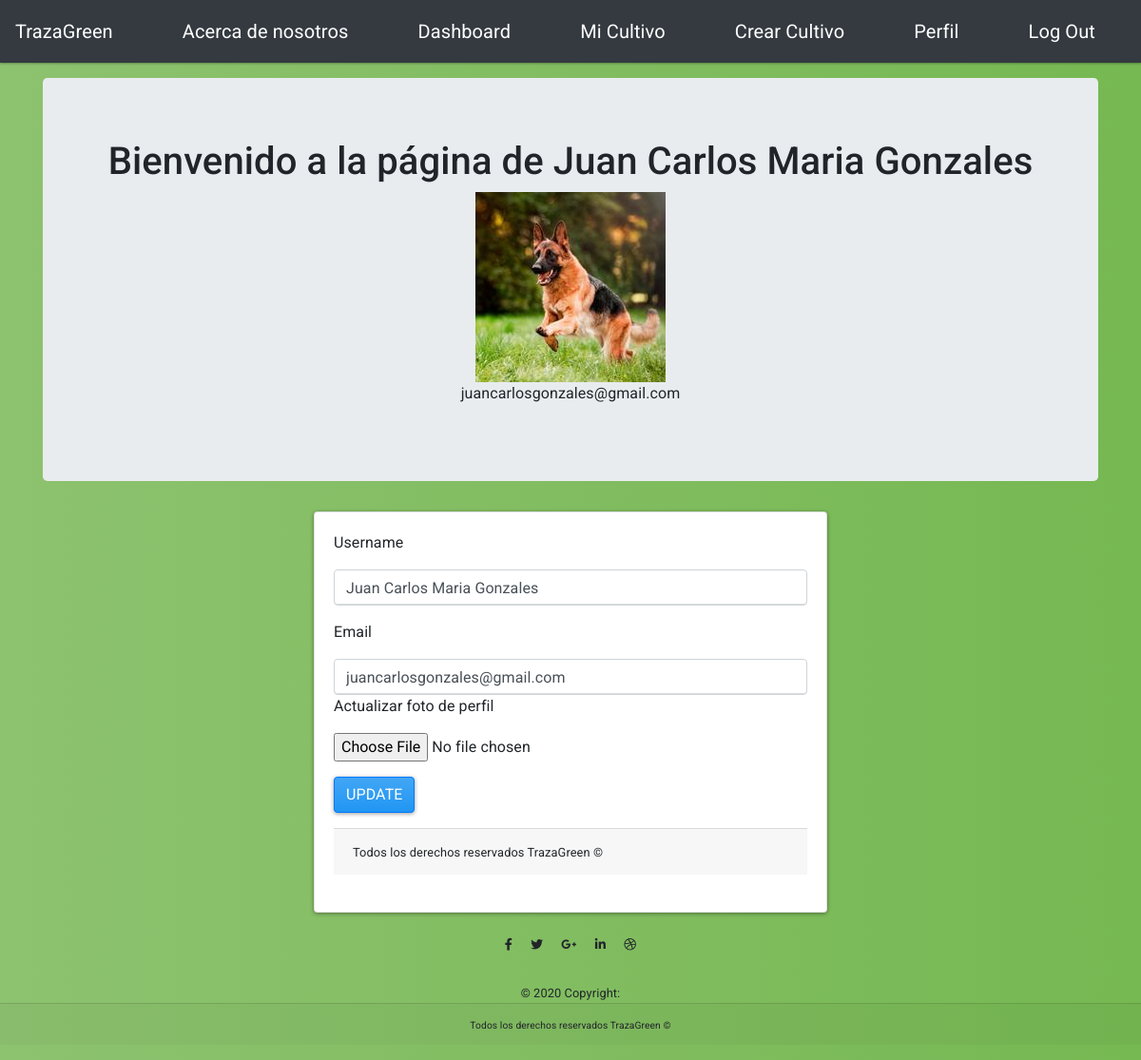
/account (signed in), run on the app's committed database.
### trazaGreen/models.py (models this page shows, shortened)
class User(db.Model, UserMixin):
    __tablename__ = 'users'
    id = db.Column(db.Integer, primary_key = True)
    imagen_perfil = db.Column(db.String(20), nullable=False, default='default_perfil.png')
    email = db.Column(db.String(64), unique=True, index=True)
    username = db.Column(db.String(64), unique=True, index=True)
    password_hash = db.Column(db.String(128))
    cultivos = db.relationship('MiCultivo', backref='author', lazy=True)

### trazaGreen/users/views.py (the view)
@users.route("/account", methods=['GET', 'POST'])
@login_required
def account():
    form = UpdateUserForm()
    if form.validate_on_submit():
        print(form)
        if form.picture.data:
            username = current_user.username
            pic = add_profile_pic(form.picture.data,username)
            current_user.imagen_perfil = pic
        current_user.username = form.username.data
        current_user.email = form.email.data
        db.session.commit()
        flash('User Account Updated')
        return redirect(url_for('users.account'))
    elif request.method == 'GET':
        form.username.data = current_user.username
        form.email.data = current_user.email
    imagen_perfil = url_for('static', filename='profile_pics/' + current_user.imagen_perfil)
    return render_template('account.html', imagen_perfil=imagen_perfil, form=form)

### trazaGreen/users/forms.py (shortened to what this page needs)
class UpdateUserForm(FlaskForm):
    email = StringField('Email', validators=[DataRequired(),Email()])
    username = StringField('Username', validators=[DataRequired()])
    picture = FileField('Actualizar foto de perfil', validators=[FileAllowed(['jpg', 'png'])])
    submit = SubmitField('Update')

### trazaGreen/models.py (called while the page is built)
@login_manager.user_loader
def load_user(user_id):
    return User.query.get(user_id)

### trazaGreen/templates/account.html (shortened to what this page needs)
{% extends "base.html" %}
{% block content %}
<div class="jumbotron">
  <div align='center'>
    <h1 >Bienvenido a la página de {{current_user.username}}</h1>
    <img align='center' src="{{ url_for('static', filename='profile_pics/' + current_user.imagen_perfil) }}">
    <p>{{ current_user.email }}</p>
  </div>
</div>
<div class="row">
  <div class="col-md-6 offset-md-3">
    <div class="card card-body">
      <div class="form">
              <form  method="POST" action = "" enctype="multipart/form-data">
                <div class="form-group">
                  {{ form.username.label(class="form-group") }}
                  {{form.username(class='form-control')  }}
                </div
                <div class="form-group">
                  {{ form.email.label(class="form-group") }}
                  {{form.email(class='form-control')  }}
                </div>
                <div class="form-group">
                  {{ form.picture.label(class="form-group") }}
                  {{ form.picture(class="form-control-file") }}
                </div>
                <div class="form-group">
                    {{ form.submit(class="btn btn-primary") }}
                </div>
              <div class="card-footer">
                <small class="text">Todos los derechos reservados TrazaGreen ©
              </div>
              <br>
            </div>
        </div>
    </div>
</div>
{% endblock content %}

### trazaGreen/static/css/base.css (style rules this page uses)
body { background: #76b852; background: -webkit-linear-gradient(right, #76b852, #8DC26F); background: -moz-linear-gradient(right, #76b852, #8DC26F); background: -o-linear-gradient(right, #76b852, #8DC26F); background: linear-gradient(to left, #76b852, #8DC26F); font-family: "Roboto", sans-serif; -webkit-font-smoothing: antialiased; -moz-osx-font-smoothing: grayscale; }

### data on the page
User: username "Juan Carlos Maria Gonzales", imagen_perfil (picture), email "juancarlosgonzales@gmail.com"
